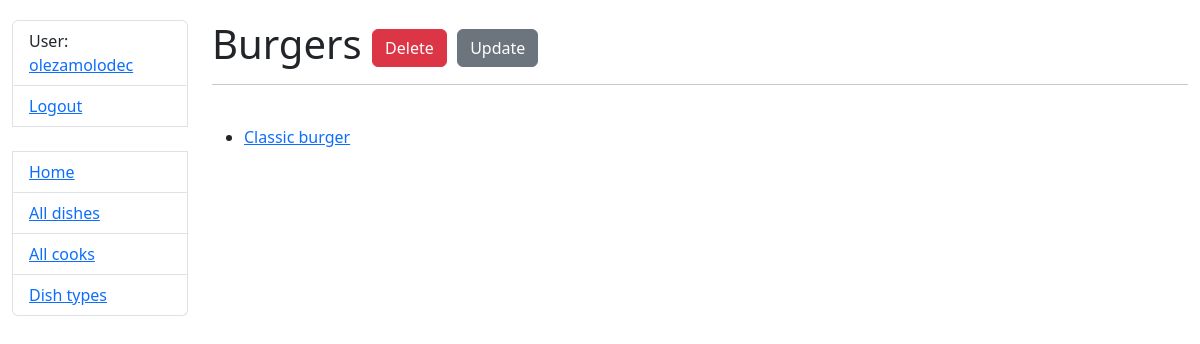
The app's page /dish-types/11/detail/ (signed in) with its own data.
### kitchen/models.py (models this page shows, shortened)
class Cook(AbstractUser):
    years_of_experience = models.IntegerField(default=0)
    class Meta:
        verbose_name = "cook"
        verbose_name_plural = "cooks"
    def get_absolute_url(self):
        return reverse("kitchen:cook-detail", kwargs={"pk": self.pk})

class DishType(models.Model):
    name = models.CharField(max_length=69, unique=True)
    class Meta:
        ordering = ["name"]

class Dish(models.Model):
    name = models.CharField(max_length=69, unique=True)
    description = models.TextField()
    price = models.DecimalField(max_digits=5, decimal_places=2)
    dish_type = models.ForeignKey(DishType, on_delete=models.CASCADE)
    cooks = models.ManyToManyField(Cook, related_name="dishes")
    ingredients = models.ManyToManyField("Ingredient", related_name="dishes")

### kitchen/views.py (the view)
# urls.py: path("dish-types/<int:pk>/detail/", DishTypeDetailView.as_view(), name="dish-type-detail"),
class DishTypeDetailView(LoginRequiredMixin, generic.DetailView):
    model = DishType
    context_object_name = "dish_type"
    template_name = "kitchen/dish_type_detail.html"
    def get_context_data(self, **kwargs):
        context = super().get_context_data()
        context["dishes"] = Dish.objects.filter(dish_type=self.object)
        return context

### templates/kitchen/dish_type_detail.html
{% extends "base.html" %}
{% block content %}
  <h1>
    {{ dish_type.name }}
    <a href="{% url 'kitchen:dish-type-delete' dish_type.id %}" class="btn btn-danger">Delete</a>
    <a href="{% url 'kitchen:dish-type-update' dish_type.id %}" class="btn btn-secondary">Update</a>
    </h1>
  <hr>
  <br>
    {% if dishes.all %}
      <ul>
      {% for dish in dishes %}
        <li>
          <a href="{% url 'kitchen:dish-detail' dish.id %}">
            {{ dish.name }}
          </a>
        </li>
      {% endfor %}
      </ul>
    {% else %}
      <p>There are no dishes of this type yet.</p>
    {% endif %}
{% endblock %}

### templates/includes/sidebar.html
<ul class="sidebar-nav list-group">
  {% if user.is_authenticated %}
    <li class="list-group-item">User: <a href="{{ user.get_absolute_url }}">{{ user.get_username }}</a></li>
    <li class="list-group-item"><a href="{% url 'logout' %}">Logout</a></li>
  {% else %}
    <li class="list-group-item"><a href="{% url 'login' %}">Login</a></li>
  {% endif %}
  <br>
  <li class="list-group-item"><a href="{% url 'kitchen:index' %}">Home</a></li>
  <li class="list-group-item"><a href="{% url 'kitchen:dish-list' %}">All dishes</a></li>
  <li class="list-group-item"><a href="{% url 'kitchen:cook-list' %}">All cooks</a></li>
  <li class="list-group-item"><a href="{% url 'kitchen:dish-type-list' %}">Dish types</a></li>
</ul>

### static/css/styles.css (style rules this page uses)
body { margin-top: 20px; }

### records on screen
Cook: get_username "olezamolodec"
DishType: name "Burgers"
Dish: name "Classic burger"
